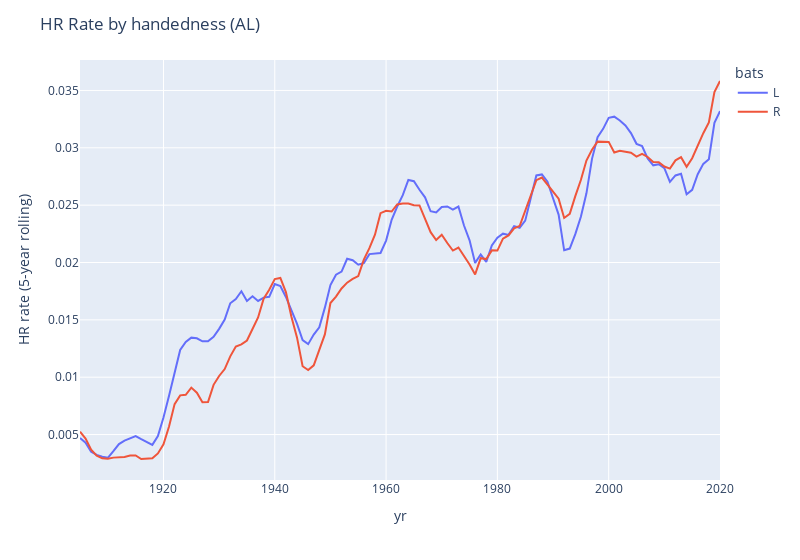
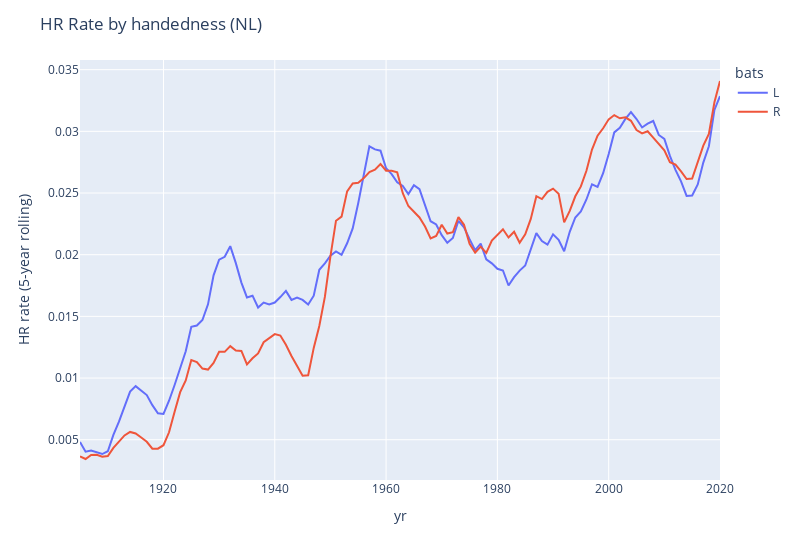

Here is the notebook cell these charts were saved with, in order:
### Code cell
# Visualize each league's trend (I tried putting it all on one chart, but it was too busy)
for lg in ('AL', 'NL'):
    fig = px.line(bat_rolling_rates[lg][['L', 'R']], labels={'value': f'{stat_name} rate (5-year rolling)'})
    fig.update_layout(width=800, title=f"{stat_name} Rate by handedness ({lg})")
    fig.write_image(f'output/{stat_name}_rates_by_handedness_{lg}.png')
    fig.show()

# Looks like the LH/RH effect from 1910-1950 was strong in both leagues
